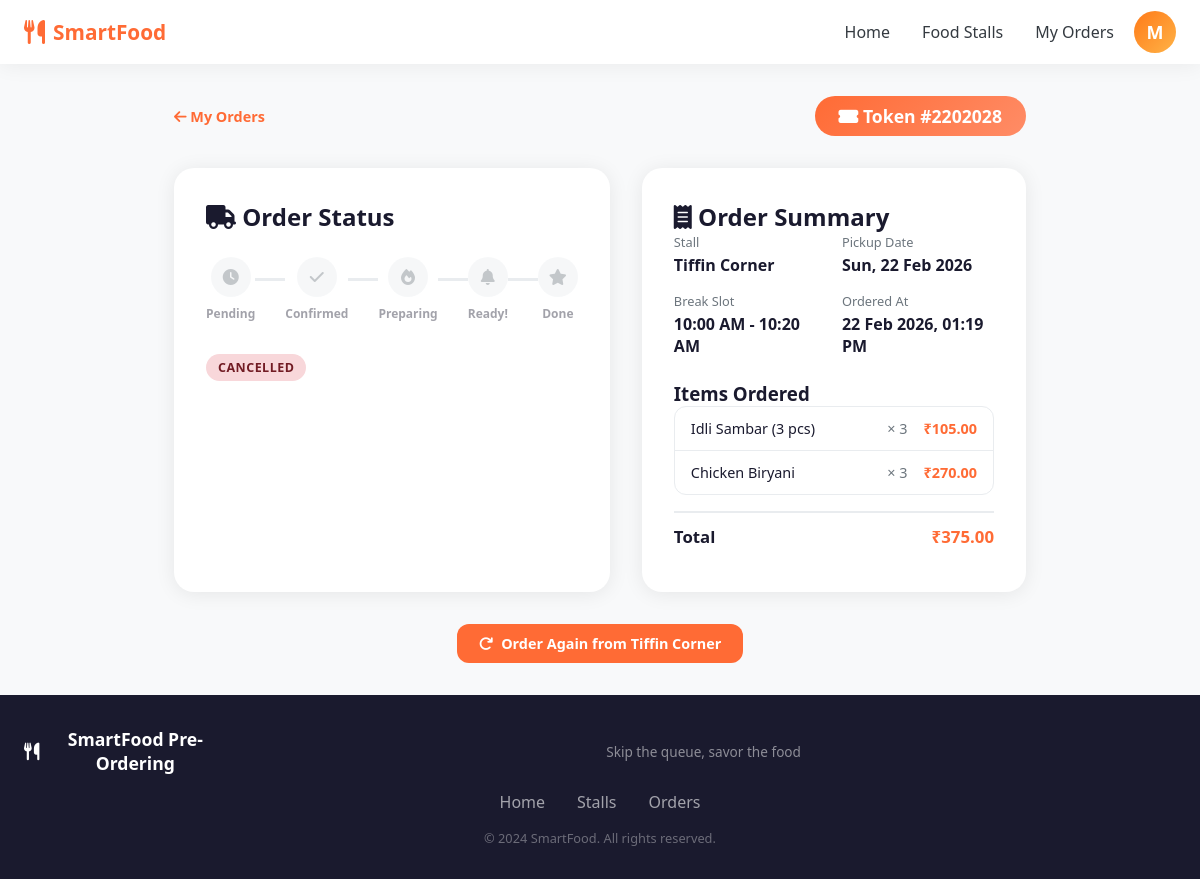
Screenshot of /order/1641/ (signed in) with the database file from the repository.
### apps/users/models.py (models this page shows, shortened)
class User(AbstractUser):
    ROLE_CHOICES = [
        ('student', 'Student'),
        ('admin', 'Admin'),
        ('stall_owner', 'Stall Owner'),
    ]
    role = models.CharField(max_length=20, choices=ROLE_CHOICES, default='student')
    student_id = models.CharField(max_length=20, blank=True, null=True, unique=True)
    phone = models.CharField(max_length=15, blank=True)
    profile_pic = models.ImageField(upload_to='profiles/', blank=True, null=True)
    class Meta:
        verbose_name = 'User'
        verbose_name_plural = 'Users'
    @property
    def is_stall_owner(self):
        return self.role == 'stall_owner'

### apps/orders/models.py (models this page shows, shortened)
class Order(models.Model):
    user = models.ForeignKey(User, on_delete=models.CASCADE, related_name='orders')
    stall = models.ForeignKey(FoodStall, on_delete=models.CASCADE, related_name='orders')
    break_slot = models.CharField(max_length=5, choices=BREAK_SLOT_CHOICES)
    pickup_date = models.DateField()
    status = models.CharField(max_length=20, choices=ORDER_STATUS_CHOICES, default='pending')
    total_amount = models.DecimalField(max_digits=10, decimal_places=2, default=0)
    special_instructions = models.TextField(blank=True)
    token_number = models.CharField(max_length=10, blank=True)
    created_at = models.DateTimeField(auto_now_add=True)
    updated_at = models.DateTimeField(auto_now=True)
    estimated_ready_time = models.DateTimeField(null=True, blank=True)
    class Meta:
        ordering = ['-created_at']

class OrderItem(models.Model):
    order = models.ForeignKey(Order, on_delete=models.CASCADE, related_name='order_items')
    menu_item = models.ForeignKey(MenuItem, on_delete=models.CASCADE)
    quantity = models.PositiveIntegerField(default=1)
    price_at_order = models.DecimalField(max_digits=8, decimal_places=2)
    customization = models.TextField(blank=True)
    @property
    def subtotal(self):
        return self.price_at_order * self.quantity

### apps/stalls/models.py (models this page shows, shortened)
class FoodStall(models.Model):
    name = models.CharField(max_length=100)
    description = models.TextField(blank=True)
    owner = models.ForeignKey(User, on_delete=models.SET_NULL, null=True, related_name='stalls')
    image = models.ImageField(upload_to='stalls/', blank=True, null=True)
    location = models.CharField(max_length=200, blank=True)
    is_open = models.BooleanField(default=True)
    created_at = models.DateTimeField(auto_now_add=True)

class MenuItem(models.Model):
    CATEGORY_CHOICES = [
        ('snacks', 'Snacks'),
        ('meals', 'Meals'),
        ('beverages', 'Beverages'),
        ('desserts', 'Desserts'),
        ('combos', 'Combos'),
    ]
    stall = models.ForeignKey(FoodStall, on_delete=models.CASCADE, related_name='menu_items')
    name = models.CharField(max_length=100)
    description = models.TextField(blank=True)
    price = models.DecimalField(max_digits=8, decimal_places=2)
    category = models.CharField(max_length=20, choices=CATEGORY_CHOICES, default='snacks')
    image = models.ImageField(upload_to='menu_items/', blank=True, null=True)
    is_available = models.BooleanField(default=True)
    prep_time_minutes = models.IntegerField(default=10)
    calories = models.IntegerField(null=True, blank=True)
    is_vegetarian = models.BooleanField(default=False)
    created_at = models.DateTimeField(auto_now_add=True)

### apps/orders/views.py (the view)
# urls.py: path('order/<int:pk>/', views.order_detail, name='order_detail'),
@login_required
def order_detail(request, pk):
    order = get_object_or_404(Order, pk=pk, user=request.user)
    statuses = ['pending', 'confirmed', 'preparing', 'ready', 'completed']
    return render(request, 'orders/order_detail.html', {
        'order': order,
        'statuses': statuses,
    })

### templates/orders/order_detail.html (shortened to what this page needs)
{% extends 'base/base.html' %}
{% load static %}
{% block content %}
<div class="container order-detail-page">
    <div class="order-detail-header">
        <a href="{% url 'my_orders' %}" class="back-link"><i class="fas fa-arrow-left"></i> My Orders</a>
        <div class="order-token-badge">
            <i class="fas fa-ticket-alt"></i>
            Token #{{ order.token_number }}
        </div>
    </div>
    <div class="order-detail-layout">
        <div class="status-tracker-card">
            <h2><i class="fas fa-truck"></i> Order Status</h2>
            <div class="status-tracker" id="statusTracker">
                <div class="tracker-steps">
                    <div class="tracker-step {% if order.status == 'pending' or order.status == 'confirmed' or order.status == 'preparing' or order.status == 'ready' or order.status == 'completed' %}step-done{% endif %}">
                        <div class="step-circle"><i class="fas fa-clock"></i></div>
                        <span>Pending</span>
                    </div>
                    <div class="tracker-line {% if order.status == 'confirmed' or order.status == 'preparing' or order.status == 'ready' or order.status == 'completed' %}line-done{% endif %}"></div>
                    <div class="tracker-step {% if order.status == 'confirmed' or order.status == 'preparing' or order.status == 'ready' or order.status == 'completed' %}step-done{% endif %}">
                        <div class="step-circle"><i class="fas fa-check"></i></div>
                        <span>Confirmed</span>
                    </div>
                    <div class="tracker-line {% if order.status == 'preparing' or order.status == 'ready' or order.status == 'completed' %}line-done{% endif %}"></div>
                    <div class="tracker-step {% if order.status == 'preparing' or order.status == 'ready' or order.status == 'completed' %}step-done{% endif %}">
                        <div class="step-circle"><i class="fas fa-fire"></i></div>
                        <span>Preparing</span>
                    </div>
                    <div class="tracker-line {% if order.status == 'ready' or order.status == 'completed' %}line-done{% endif %}"></div>
                    <div class="tracker-step {% if order.status == 'ready' or order.status == 'completed' %}step-done{% endif %}">
                        <div class="step-circle"><i class="fas fa-bell"></i></div>
                        <span>Ready!</span>
                    </div>
                    <div class="tracker-line {% if order.status == 'completed' %}line-done{% endif %}"></div>
                    <div class="tracker-step {% if order.status == 'completed' %}step-done{% endif %}">
                        <div class="step-circle"><i class="fas fa-star"></i></div>
                        <span>Done</span>
                    </div>
                </div>
            </div>
            <div class="status-badge status-{{ order.status }}" id="currentStatus">
                {{ order.get_status_display }}
            </div>
        </div>
        <div class="order-info-card">
            <h2><i class="fas fa-receipt"></i> Order Summary</h2>
            <div class="order-meta-grid">
                <div class="meta-item">
                    <label>Stall</label>
                    <strong>{{ order.stall.name }}</strong>
                </div>
                <div class="meta-item">
                    <label>Pickup Date</label>
                    <strong>{{ order.pickup_date|date:"D, d M Y" }}</strong>
                </div>
                <div class="meta-item">
                    <label>Break Slot</label>
                    <strong>{{ order.get_break_slot_display }}</strong>
                </div>
                <div class="meta-item">
                    <label>Ordered At</label>
                    <strong>{{ order.created_at|date:"d M Y, h:i A" }}</strong>
                </div>
            </div>
            <h3 style="margin-top:1.5rem">Items Ordered</h3>
            <div class="order-items-list">
                {% for item in order.order_items.all %}
                <div class="order-item-row">
                    <div class="oi-name">{{ item.menu_item.name }}</div>
                    <div class="oi-qty">× {{ item.quantity }}</div>
                    <div class="oi-price">₹{{ item.subtotal }}</div>
                </div>
                {% endfor %}
            </div>
            <div class="order-total-row">
                <strong>Total</strong>
                <strong class="text-primary">₹{{ order.total_amount }}</strong>
            </div>
        </div>
    </div>
    <div style="text-align:center;margin-top:2rem">
        <a href="{% url 'place_order' order.stall.pk %}" class="btn btn-primary">
            <i class="fas fa-redo"></i> Order Again from {{ order.stall.name }}
        </a>
    </div>
</div>
{% endblock %}

### templates/base/base.html (shortened to what this page needs)
<!doctype html>
<html lang="en">
  <head>
    {% load static %}
    <link rel="stylesheet" href="{% static 'css/main.css' %}" />
    <link
      rel="stylesheet"
      href="https://cdnjs.cloudflare.com/ajax/libs/font-awesome/6.4.0/css/all.min.css"
    />
  </head>
  <body class="{% block body_class %}{% endblock %}">
    <nav class="navbar">
      <div class="nav-container">
        <a href="{% url 'home' %}" class="nav-brand">
          <i class="fas fa-utensils"></i>
          <span>SmartFood</span>
        </a>
        <div class="nav-links">
          <a href="{% url 'home' %}" class="nav-link">Home</a>
          <a href="{% url 'stall_list' %}" class="nav-link">Food Stalls</a>
          {% if user.is_authenticated %}
          <a href="{% url 'my_orders' %}" class="nav-link">My Orders</a>
          <div class="user-menu" id="userMenu">
            <div class="avatar-circle" onclick="toggleDropdown()">
              {{ user.username|first|upper }}
            </div>
          </div>
          {% else %}
          <a href="{% url 'login' %}" class="btn btn-outline">Login</a>
          <a href="{% url 'register' %}" class="btn btn-primary">Register</a>
          {% endif %}
        </div>
      </div>
    </nav>
    <main class="main-content">{% block content %}{% endblock %}</main>
    <footer class="footer">
      <div class="footer-container">
        <div class="footer-brand">
          <i class="fas fa-utensils"></i>
          <strong>SmartFood Pre-Ordering</strong>
          <p>Skip the queue, savor the food</p>
        </div>
        <div class="footer-links">
          <a href="{% url 'home' %}">Home</a>
          <a href="{% url 'stall_list' %}">Stalls</a>
          {% if user.is_authenticated %}
          <a href="{% url 'my_orders' %}">Orders</a>
          {% endif %}
        </div>
        <p class="footer-copy">&copy; 2024 SmartFood. All rights reserved.</p>
      </div>
    </footer>
  </body>
</html>

### rows the page displays
User: username|first "M"
Order: token_number "2202028", status "CANCELLED", stall.name "Tiffin Corner", pickup_date "Sun, 22 Feb 2026", break_slot "10:00 AM - 10:20 AM", created_at "22 Feb 2026, 01:19 PM", total_amount "375.00"
OrderItem: menu_item.name "Idli Sambar (3 pcs)", quantity "3", subtotal "105.00"
OrderItem: menu_item.name "Chicken Biryani", quantity "3", subtotal "270.00"
